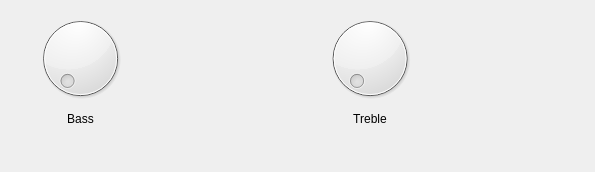
<?xml version="1.0" encoding="UTF-8"?>
<ui version="4.0">
 <class>Loudness</class>
 <widget class="QWidget" name="Loudness">
  <property name="geometry">
   <rect>
    <x>0</x>
    <y>0</y>
    <width>595</width>
    <height>172</height>
   </rect>
  </property>
  <property name="minimumSize">
   <size>
    <width>595</width>
    <height>172</height>
   </size>
  </property>
  <property name="windowTitle">
   <string>Form</string>
  </property>
  <layout class="QGridLayout" name="gridLayout">
   <item row="2" column="0" colspan="4">
    <spacer name="verticalSpacer">
     <property name="orientation">
      <enum>Qt::Vertical</enum>
     </property>
     <property name="sizeHint" stdset="0">
      <size>
       <width>20</width>
       <height>40</height>
      </size>
     </property>
    </spacer>
   </item>
   <item row="0" column="2">
    <widget class="QDial" name="treble">
     <property name="sizePolicy">
      <sizepolicy hsizetype="Expanding" vsizetype="Expanding">
       <horstretch>0</horstretch>
       <verstretch>0</verstretch>
      </sizepolicy>
     </property>
     <property name="maximum">
      <number>100</number>
     </property>
    </widget>
   </item>
   <item row="0" column="0">
    <widget class="QDial" name="bass">
     <property name="sizePolicy">
      <sizepolicy hsizetype="Expanding" vsizetype="Expanding">
       <horstretch>0</horstretch>
       <verstretch>0</verstretch>
      </sizepolicy>
     </property>
     <property name="maximum">
      <number>100</number>
     </property>
    </widget>
   </item>
   <item row="1" column="0">
    <widget class="QLabel" name="label">
     <property name="text">
      <string>Bass</string>
     </property>
     <property name="alignment">
      <set>Qt::AlignCenter</set>
     </property>
    </widget>
   </item>
   <item row="1" column="2">
    <widget class="QLabel" name="label_2">
     <property name="text">
      <string>Treble</string>
     </property>
     <property name="alignment">
      <set>Qt::AlignCenter</set>
     </property>
    </widget>
   </item>
   <item row="0" column="3" rowspan="2">
    <spacer name="horizontalSpacer">
     <property name="orientation">
      <enum>Qt::Horizontal</enum>
     </property>
     <property name="sizeHint" stdset="0">
      <size>
       <width>40</width>
       <height>20</height>
      </size>
     </property>
    </spacer>
   </item>
   <item row="0" column="1" rowspan="2">
    <spacer name="horizontalSpacer_2">
     <property name="orientation">
      <enum>Qt::Horizontal</enum>
     </property>
     <property name="sizeHint" stdset="0">
      <size>
       <width>40</width>
       <height>20</height>
      </size>
     </property>
    </spacer>
   </item>
  </layout>
 </widget>
 <resources/>
 <connections/>
</ui>
